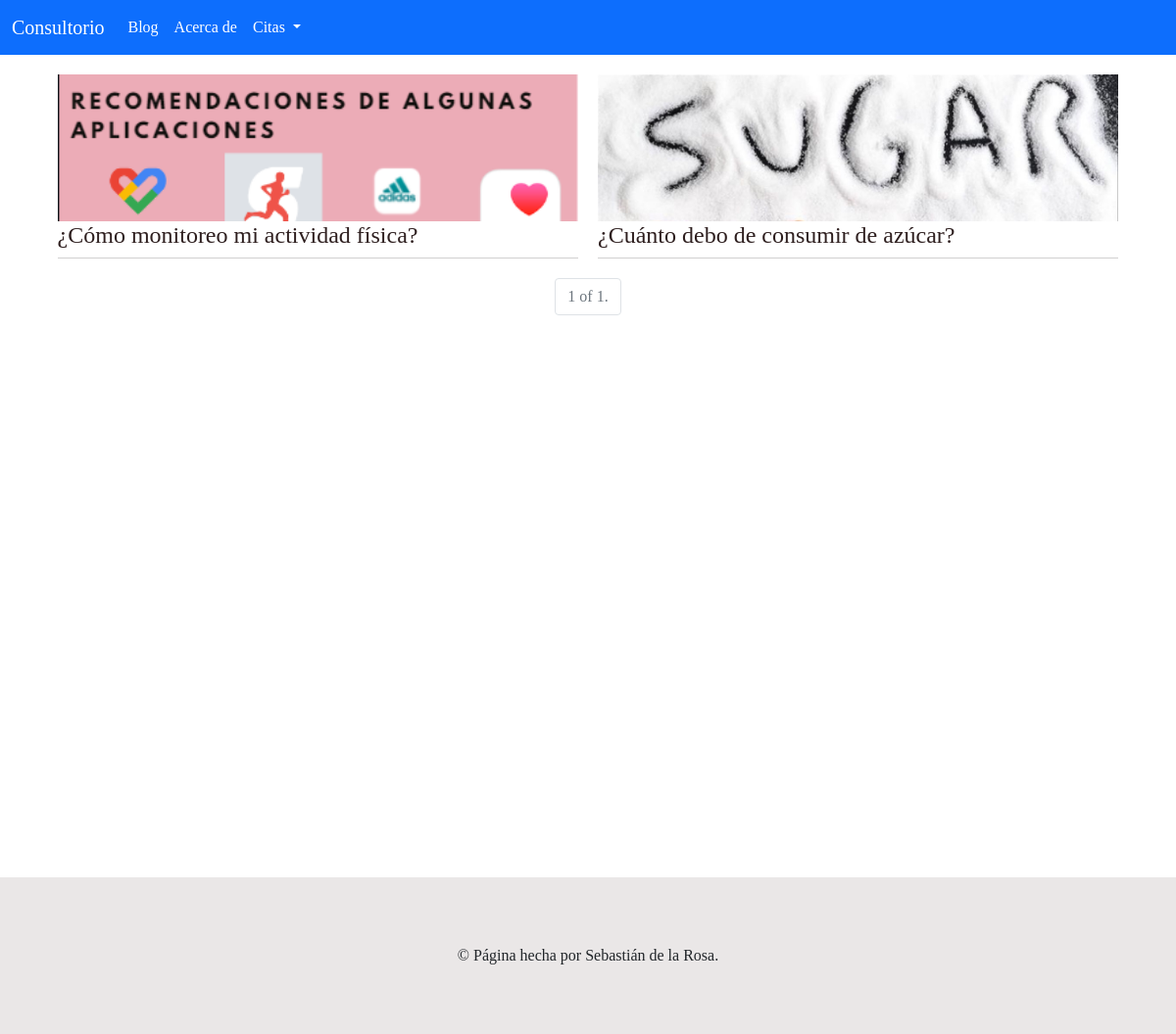
Before: /blog?page=2 with the older database file.
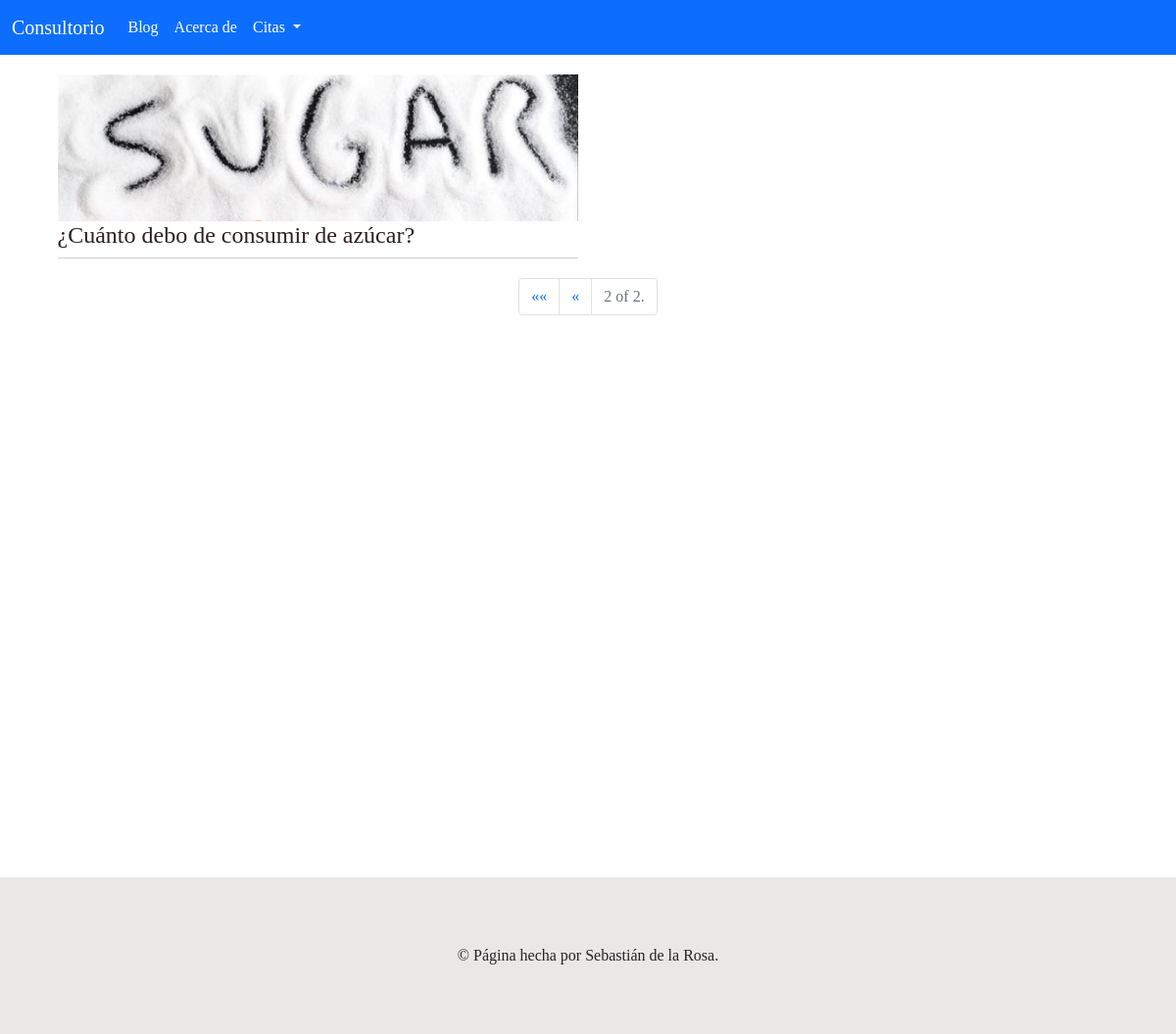
After: the same page with the newer database file.
### BlogCitas/models.py (models this page shows, shortened)
class Post(models.Model):
    titulo = models.CharField(max_length=100)
    contenido = tinymce_models.HTMLField()
    imagen = models.ImageField(upload_to="imagenes")
    creador = models.ForeignKey(Doctor, on_delete=models.CASCADE, related_name="posts_doctor")
    fecha = models.DateField()

### BlogCitas/views.py (the view)
# urls.py: path("blog", views.blog, name="blog"),
def blog(request):
    posts = Post.objects.order_by("-id")
    paginator = Paginator(posts, 10)
    page_number = request.GET.get('page')
    page_obj = paginator.get_page(page_number)
    return render(request, 'BlogCitas/blog.html', {
        'page_obj': page_obj
    })

### BlogCitas/templates/BlogCitas/blog.html (shortened to what this page needs)
{% extends "BlogCitas/layout.html" %}
{% load static %}
{% block body %}
<div class="posts">
    {% for post in page_obj %}
    <div class="posts-previsualizacion"><a href="{% url 'post' post.id %}">
      <div class="imagen-card">
          <img src="{{ post.imagen.url }}" alt="{{ post.titulo }}">
      </div>
      <div class="card-cuerpo">
          <h4>{{ post.titulo }}</h4>
      </div>
    </a></div>
    {% endfor %}
  </div>
    <nav  class="paginas" aria-label="Page navigation example">
        <ul class="pagination justify-content-center" class="step-links">
            {% if page_obj.has_previous %}
              <li class="page-item"><a href="?page=1" class="page-link">&laquo;&laquo;</a></li>
              <li class="page-item"><a href="?page={{ page_obj.previous_page_number }}" class="page-link">&laquo;</a></li>
            {% endif %}
            <li class="page-item disabled"><a  class="page-link">
                {{ page_obj.number }} of {{ page_obj.paginator.num_pages }}.
            </a></li>
          </ul>
      </nav>
{% endblock %}

Changed rows visible on the page:
no longer on this page (row edited): Post: imagen (picture), titulo "¿Cómo monitoreo mi actividad física?"
Other visible differences:
{{ page_obj.number }}: "1" → "2"
{{ page_obj.paginator.num_pages }}: "1" → "2"
